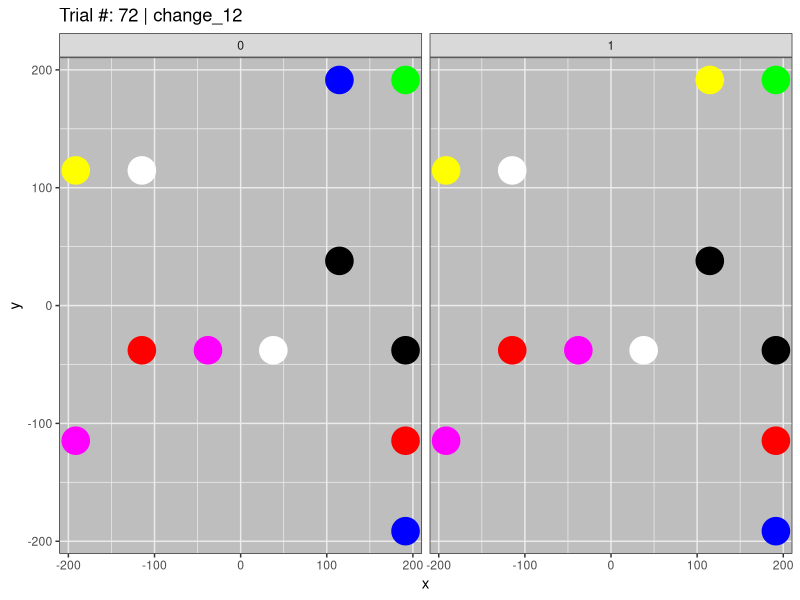

This chart was generated by the following R code:
library(tidyverse)
library(readr)

# sample experience recreation dataset
df <- read_delim("objdata_6.txt", 
                        "\t", escape_double = FALSE, trim_ws = TRUE)

# get random trial
single.trial <- df %>% 
  filter(trial_type == "change_12") %>%
  filter(trial == sample(unique(trial),size=1))

# plot trial data
ggplot(single.trial, aes(x,y,color=obj.color)) + 
  geom_point(size=9) +
  scale_colour_identity()+
  theme_bw() + 
  theme(panel.background = element_rect(fill = "grey"),
        plot.background = element_rect(fill = "white")) +
  ggtitle(paste0("Trial #: ", single.trial$trial[1], " | ", single.trial$trial_type[1])) +
  facet_grid(. ~ isChangeTrial)
